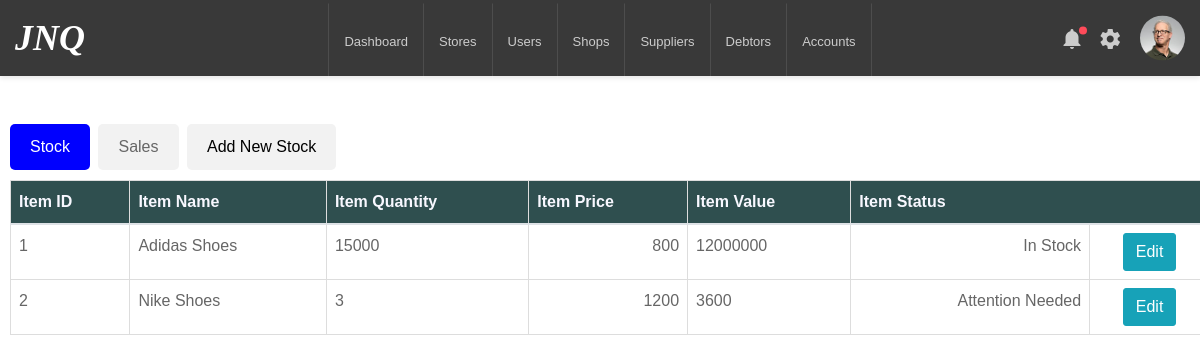
Before: /shop (signed in) with the older database file.
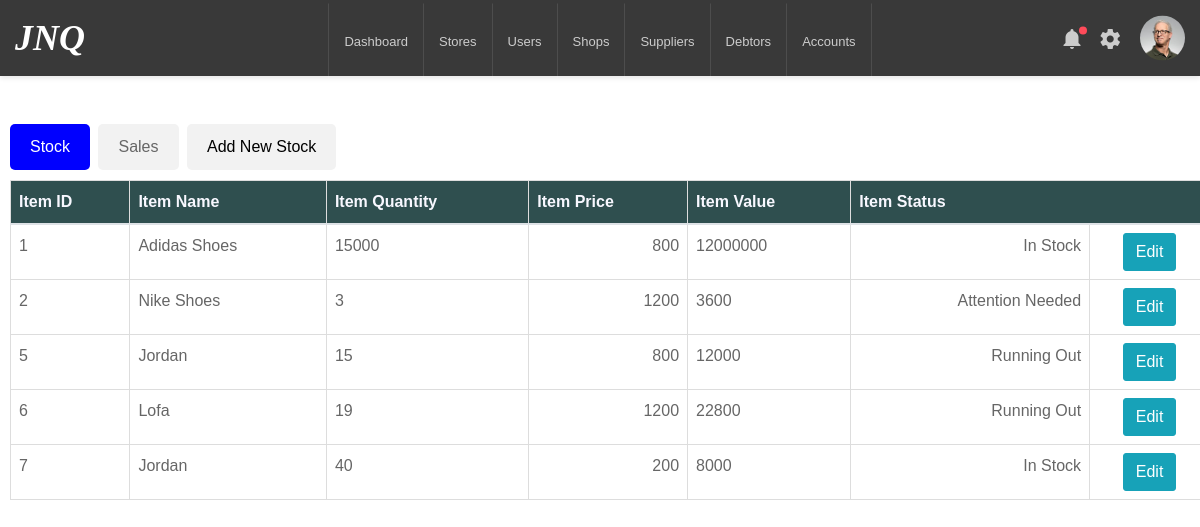
After: the same page with the newer database file.
### inventory/models.py (models this page shows)
class Stock(db.Model):
    id = db.Column(db.Integer, primary_key=True)
    item_name = db.Column(db.String(100), nullable=False)
    item_price = db.Column(db.Integer, nullable=False)
    item_quantity = db.Column(db.Integer, nullable=False)
    stock_status = db.Column(db.String(20), nullable=False, default='In Stock')
    shop_id = db.Column(db.String(100), db.ForeignKey('shop.id'))
    item_value = db.Column(db.Integer, nullable=False)

### inventory/routes.py (the view)
@app.route('/shop', methods=['GET','POST'])
def shop():
    shop = Shop.query.filter_by(shopkeeper=current_user.id).first()
    if shop:
        return render_template('shop.html', shop=shop)
    else:
        return "This user has no shop assigned"

### inventory/models.py (called while the page is built)
@login_manager.user_loader
def load_user(user_id):
    return User.query.get(int(user_id))

### inventory/templates/shop.html
{% extends 'layout.html' %}
{% block content %}
    <div class="button-container">
      <a class="button active">Stock</a>
      <a class="button">Sales</a>
      <a href="{{ url_for('add_new_stock')}}" class="button">Add New Stock</a>
    </div>
    <table class="table table-hover table-condensed">
      <thead>
        <tr>
          <th>Item ID</th>
          <th>Item Name</th>
          {% if current_user.user_role=='Admin' %}
            <th>Item Quantity</th>
          {% endif %}
          <th>Item Price</th>
          {% if current_user.user_role=='Admin' %}
            <th>Item Value</th>
          {% endif %}
          <th colspan="2">Item Status</th>
        </tr>
      </thead>
      <tbody>
        {% for product in shop.stock %}
          <tr>
              <td>{{ product.id }}</td>
              <td>{{ product.item_name }}</td>
              {% if current_user.user_role=='Admin' %}
                <td>{{ product.item_quantity }}</td>
              {% endif %}
              <td class="text-right">{{product.item_price}}</td>
              {% if current_user.user_role=='Admin' %}
                <td>{{ product.item_value }}</td>
              {% endif %}
              <td class="text-right">{{product.stock_status}}</td>
              <td class="text-center"><button class="btn btn-info">Edit</button></td>
          </tr>
        {% endfor %}
      </tbody>
    </table>
{% endblock content%}

Changed rows visible on the page:
added Stock: id "5", item_name "Jordan", item_quantity "15", item_price "800", item_value "12000", stock_status "Running Out"
added Stock: id "6", item_name "Lofa", item_quantity "19", item_price "1200", item_value "22800", stock_status "Running Out"
added Stock: id "7", item_name "Jordan", item_quantity "40", item_price "200", item_value "8000", stock_status "In Stock"
